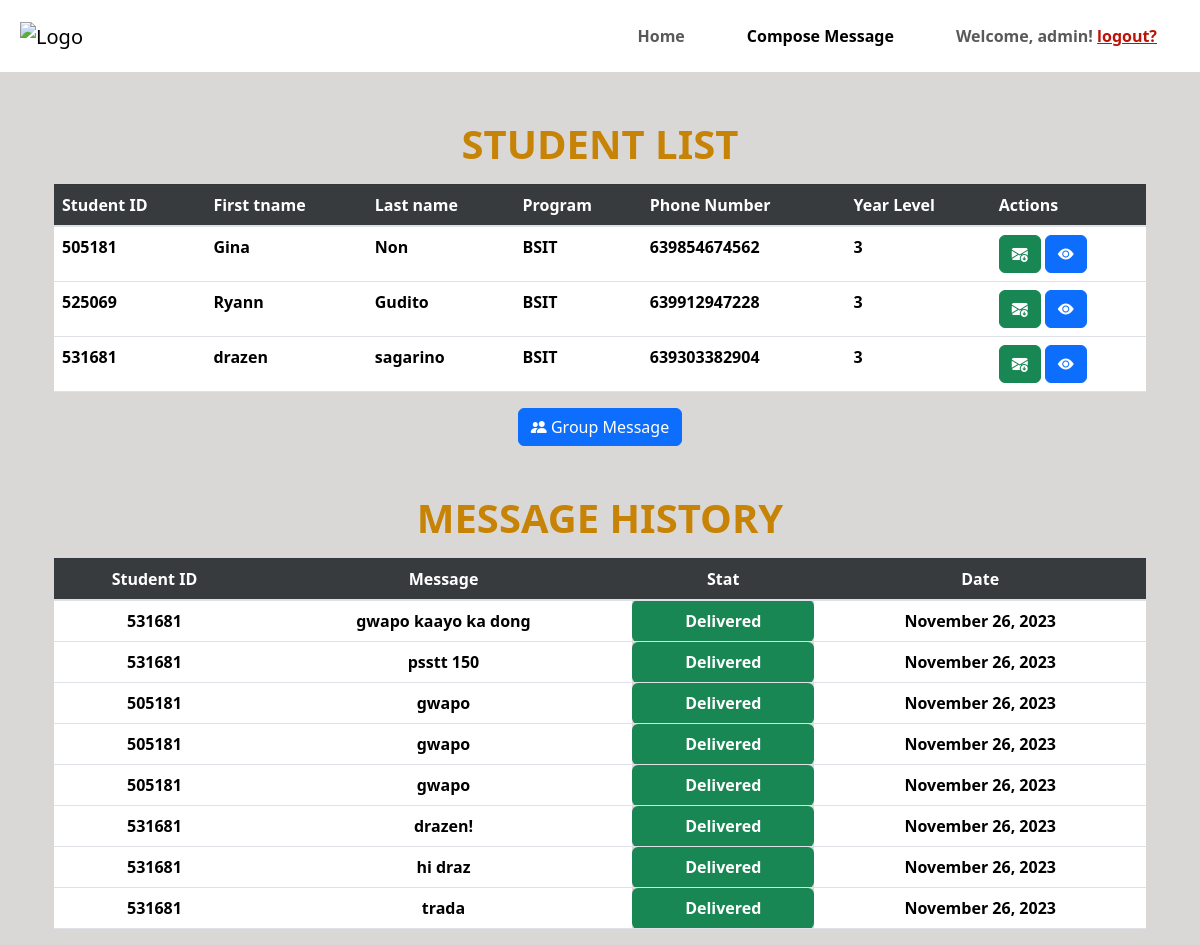
/admin/admin_message.php (signed in), run on the app's committed database.
### tables this page shows
CREATE TABLE `tbl_student` (
  `student_id` int(8) NOT NULL,
  `student_email` varchar(50) NOT NULL,
  `mobile_number` varchar(20) NOT NULL,
  `student_password` varchar(20) NOT NULL,
  `student_fname` varchar(100) NOT NULL,
  `student_lname` varchar(100) NOT NULL,
  `student_course` varchar(20) NOT NULL,
  `student_yearrlevel` int(4) NOT NULL
);

CREATE TABLE `messagetbl` (
  `messageID` int(11) NOT NULL,
  `studentID` int(11) NOT NULL,
  `msg` text NOT NULL,
  `stat` text NOT NULL,
  `dateDelivered` date NOT NULL
);

### admin/fetchdata.php (called while the page is built)
<?php
include "db_connection.php";
$sql = "SELECT * FROM tbl_student";
$result = $conn->query($sql);
$sql_messages = "SELECT * FROM messagetbl";
$result_messages = $conn->query($sql_messages);
?>

### admin/admin_message.php (the view, shortened to what this page needs)
<?php
if(isset($_SESSION['admin_ID'])){
?>
<!DOCTYPE html>
<html lang="en">
<head>
  <link rel="stylesheet" href="https://maxcdn.bootstrapcdn.com/bootstrap/4.0.0/css/bootstrap.min.css"
>
  <link rel="stylesheet" href="../Bootstrap/css/bootstrap.css">
  <link rel="stylesheet" href="https://cdn.jsdelivr.net/npm/bootstrap-icons@1.11.1/font/bootstrap-icons.css">
  <link rel="stylesheet" href="admin.css">
</head>
<body>
  <nav class="navbar navbar-expand-md bg-white">
    <div class="container-xxl flex-wrap flex-md-nowrap" aria-label="Main Navigation">
      <a href="admin_home.php" class="navbar-brand p-2 me-2"><img class="um-logo" src="../icons/logo-transparent.png"
          alt="Logo" /></a>
      <div class="collapse navbar-collapse justify-content-end" id="navbarCollapse">
        <ul class="navbar-nav d-flex flex-row flex-wrap pt-2 py-md-0">
          <li class="nav-item col-6 col-md-auto">
            <a href="admin_home.php" class="nav-link p-3">Home</a>
          </li>
          <li class="nav-item col-6 col-md-auto">
            <a href="admin_message.php " class="nav-link p-3 active">Compose Message</a>
          </li>
          <li class="col col-md-auto d-flex">
            <div class="navbar-text p-3">Welcome, <?php echo $_SESSION['admin_username']?>!
              <span> <a href="../session/admin_logout.php" style="color: #be1206">logout?</a></span>
            </div>
          </li>
        </ul>
      </div>
    </div>
  </nav>
  <div class="container mt-5">
    <div class="container">
      <h1 class="text-center" style="color: rgb(199, 131, 5); font-weight: bold;">STUDENT LIST</h1>
      <table class="table table-responsive-lg font-weight-bold mt-3">
        <thead>
          <tr class="table-dark table-active">
            <th>Student ID</th>
            <th>First tname</th>
            <th>Last name</th>
            <th>Program</th>
            <th>Phone Number</th>
            <th>Year Level</th>
            <th>Actions</th>
          </tr>
        </thead>
        <tbody>
          <?php
                include 'fetchdata.php';
                if ($result->num_rows > 0) {
                    while ($row = $result->fetch_assoc()) {
                        ?>
          <tr>
            <td>
              <?php echo $row['student_id']; ?>
            </td>
            <td>
              <?php echo $row['student_fname']; ?>
            </td>
            <td>
              <?php echo $row['student_lname']; ?>
            </td>
            <td>
              <?php echo $row['student_course']; ?>
            </td>
            <td>
              <?php echo $row['mobile_number']; ?>
            </td>
            <td>
              <?php echo $row['student_yearrlevel']; ?>
            </td>
            <td><button type="button" class="btn btn-success open-sms-modal bi bi-envelope-arrow-down-fill"
                data-studentid="<?php echo $row['student_id']; ?>"
                data-phonenumber="<?php echo $row['mobile_number']; ?>">
              </button>
              <button type="button" class="btn btn-primary open-message bi bi-eye-fill" data-bs-toggle="modal"
                data-bs-target="#viewModal">
              </button>
            </td>
            <?php
                    }
                } else {
                    echo "<tr><td colspan='6'>No data found</td></tr>";
                }
                ?>
        </tbody>
      </table>
      <div class="d-grid justify-content-center">
        <button type="button" class="btn btn-primary open-groupsms-modal bi bi-people-fill"> Group Message
        </button>
      </div>
    </div>
    <div class="container mt-5 text-center">
      <h1 style="color: rgb(199, 131, 5); font-weight: bold;">MESSAGE HISTORY</h1>
      <table class="table text-center table-responsive-sm font-weight-bold mt-3">
        <thead>
          <tr class="table-dark table-active">
            <th>Student ID</th>
            <th>Message</th>
            <th>Stat</th>
            <th>Date</th>
          </tr>
        </thead>
        <tbody>
          <?php
                include 'fetchdata.php';
                if ($result->num_rows > 0) {
                    while ($row = $result_messages->fetch_assoc()) {
                        echo "<tr>";
                        echo "<td>" . $row['studentID'] . "</td>";
                        echo "<td>" . $row['msg'] . "</td>";
                        echo "<td class='bg-success rounded text-white'>" . $row['stat'] . "</td>";
                        $dateDelivered = isset($row['dateDelivered']) ? date("F j, Y", strtotime($row['dateDelivered'])) : '';
                        echo "<td>" . $dateDelivered . "</td>";
                        echo "</tr>";
                    }
                } else {
                    echo "<tr><td colspan='6'>No data found</td></tr>";
                }
                ?>
        </tbody>
      </table>
    </div>
  </div>
</body>
</html>
<?php
}else{
  header("Location: admin_home.php");
}
?>

### admin/admin.css (style rules this page uses)
body { background-color: #DAD8D6; }
.um-logo { height: 50px; }
.navbar-text { font-weight: bold; }
.nav-item { font-weight: bold; transition: background-color 0.15s; }
.active { color: red; }

### data on the page
tbl_student: student_id "505181", student_fname "Gina", student_lname "Non", student_course "BSIT", mobile_number "639854674562", student_yearrlevel "3"
tbl_student: student_id "525069", student_fname "Ryann", student_lname "Gudito", student_course "BSIT", mobile_number "639912947228", student_yearrlevel "3"
tbl_student: student_id "531681", student_fname "drazen", student_lname "sagarino", student_course "BSIT", mobile_number "639303382904", student_yearrlevel "3"
messagetbl: studentID "531681", msg "gwapo kaayo ka dong", stat "Delivered", dateDelivered "November 26, 2023"
messagetbl: studentID "531681", msg "psstt 150", stat "Delivered", dateDelivered "November 26, 2023"
messagetbl: studentID "505181", msg "gwapo", stat "Delivered", dateDelivered "November 26, 2023"
messagetbl: studentID "505181", msg "gwapo", stat "Delivered", dateDelivered "November 26, 2023"
messagetbl: studentID "505181", msg "gwapo", stat "Delivered", dateDelivered "November 26, 2023"
messagetbl: studentID "531681", msg "drazen!", stat "Delivered", dateDelivered "November 26, 2023"
messagetbl: studentID "531681", msg "hi draz", stat "Delivered", dateDelivered "November 26, 2023"
messagetbl: studentID "531681", msg "trada", stat "Delivered", dateDelivered "November 26, 2023"

### other printed values
$_SESSION['admin_username'] "admin"
